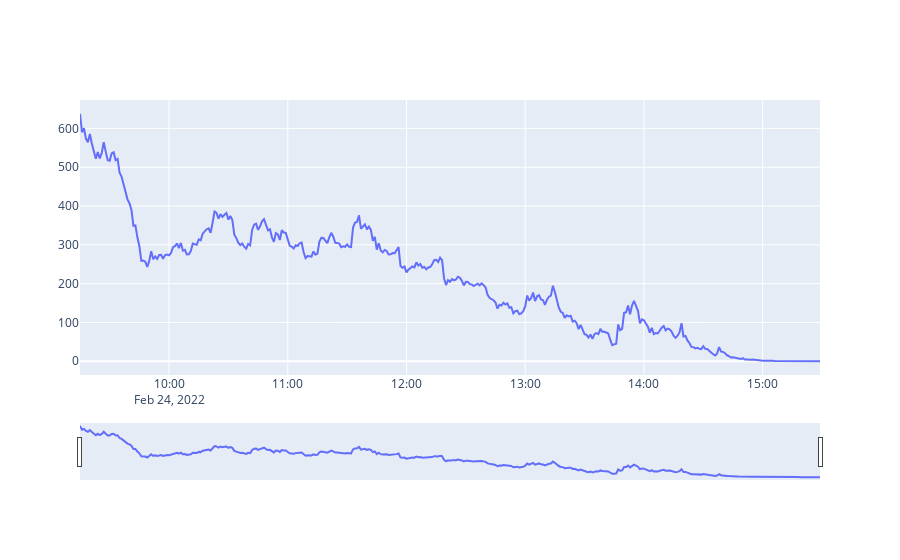

Notebook source saved alongside this figure:
### Code cell
# BANKNIFTY or NIFTY
symbol = "BANKNIFTY"
# Strike price of the option
strike = 36000
# Call = CE, Put = PE
option = "CE"
# expiry in the format 09APR22 ( NOTE - Please check the expiry, it should be on a Thursday)
expiry = "24FEB22"

start = datetime.date(year, 2, 24)
end = datetime.date(year, 2, 24)

optionsymbol = symbol + expiry + str(strike) + option 

print("Option symbol is "+ optionsymbol)

opdf_list = []
delta = datetime.timedelta(days=1)

while start <= end:
  date_string = start.strftime("%Y/Data%Y%m%d.csv")
  if symbol == "BANKNIFTY":
    path = Banknifty_Path + date_string
  elif symbol == "NIFTY":
    path = Nifty_Path + date_string
    print(path)
  my_file = Path(path)
  if my_file.exists() :
    print("Reading file for date - " + str(start))
    masterdf = atom.LoadDF(path)
    opdf = masterdf[masterdf.symbol == optionsymbol]
    opdf_list.append(opdf)
  else:
    print("File does not exist for date - " + str(start))
  
  start += delta

option_data = pd.concat(opdf_list)

vis.plotOptionData(option_data)

### Figure 1 — Plotly figure (JSON) as saved in the notebook; plotly's stock layout.template omitted (floating-point values rounded to 4 significant figures; data arrays with more than 128 entries replaced by an {"elided": "..."} marker saying what was removed)
{"data": [{"mode": "lines", "name": "Close", "type": "scatter", "x": {"elided": "375 str values"}, "y": {"elided": "375 float values"}}], "layout": {"xaxis": {"rangebreaks": [{"bounds": ["sat", "mon"]}, {"bounds": [16, 9], "pattern": "hour"}], "rangeslider": {"visible": true}, "showticklabels": true}, "yaxis": {"showticklabels": true}}}
